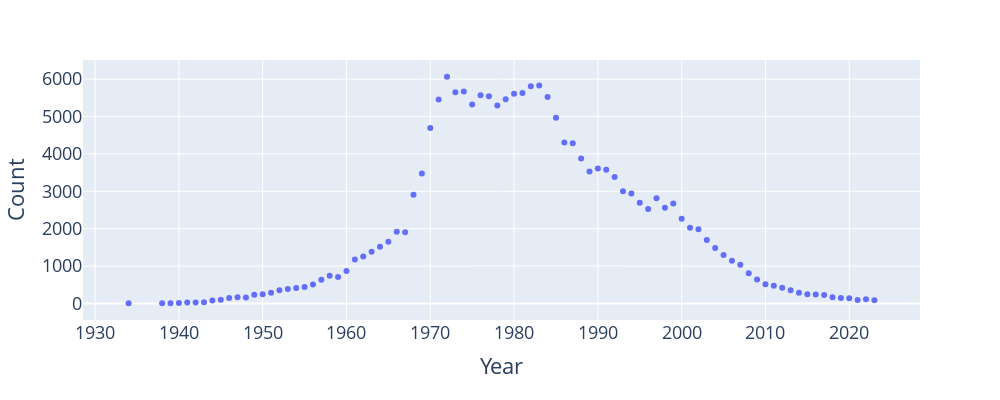

The notebook cell saved with this chart:
### Code cell
# We'll talk about how to generate plots in a later lecture
jennifer_name = f_babynames[f_babynames["Name"] == "Jennifer"]
jennifer_name.sort_values(by = 'Year', inplace= True)
fig = px.scatter(jennifer_name,
              x = "Year", y = "Count")
fig.update_layout(font_size = 18,
                  autosize=False,
                 width=1000,
                  height=400)
fig.show()

### Figure 1 — Plotly figure (JSON) as saved in the notebook; plotly's stock layout.template omitted (floating-point values rounded to 4 significant figures)
{"data": [{"hovertemplate": "Year=%{x}<br>Count=%{y}<extra></extra>", "legendgroup": "", "marker": {"color": "#636efa", "symbol": "circle"}, "mode": "markers", "name": "", "orientation": "v", "showlegend": false, "type": "scatter", "x": [1934, 1938, 1939, 1940, 1941, 1942, 1943, 1944, 1945, 1946, 1947, 1948, 1949, 1950, 1951, 1952, 1953, 1954, 1955, 1956, 1957, 1958, 1959, 1960, 1961, 1962, 1963, 1964, 1965, 1966, 1967, 1968, 1969, 1970, 1971, 1972, 1973, 1974, 1975, 1976, 1977, 1978, 1979, 1980, 1981, 1982, 1983, 1984, 1985, 1986, 1987, 1988, 1989, 1990, 1991, 1992, 1993, 1994, 1995, 1996, 1997, 1998, 1999, 2000, 2001, 2002, 2003, 2004, 2005, 2006, 2007, 2008, 2009, 2010, 2011, 2012, 2013, 2014, 2015, 2016, 2017, 2018, 2019, 2020, 2021, 2022, 2023], "xaxis": "x", "y": [5, 5, 6, 13, 24, 22, 30, 80, 99, 147, 163, 159, 233, 247, 284, 350, 384, 412, 440, 509, 635, 739, 707, 869, 1174, 1256, 1385, 1516, 1649, 1919, 1902, 2908, 3477, 4696, 5456, 6065, 5649, 5673, 5323, 5569, 5543, 5295, 5461, 5612, 5628, 5813, 5831, 5521, 4965, 4306, 4285, 3875, 3529, 3610, 3579, 3382, 3003, 2940, 2696, 2529, 2817, 2561, 2675, 2265, 2027, 1987, 1699, 1485, 1297, 1144, 1035, 808, 641, 515, 474, 421, 354, 286, 243, 239, 226, 168, 145, 141, 91, 115, 88], "yaxis": "y"}], "layout": {"autosize": false, "font": {"size": 18}, "height": 400, "legend": {"tracegroupgap": 0}, "margin": {"t": 60}, "width": 1000, "xaxis": {"anchor": "y", "domain": [0, 1], "title": {"text": "Year"}}, "yaxis": {"anchor": "x", "domain": [0, 1], "title": {"text": "Count"}}}}
